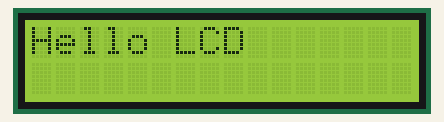
Recording of a sketch running on a simulated ESP32. Shown: 16×2 character LCD. What the sketch prints to the serial monitor is not drawn.

Above: at 0.5 s.
At 3.9 s:
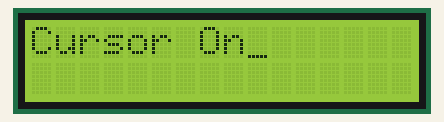
At 5.9 s:
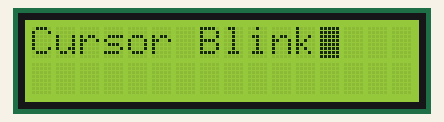
At 7.9 s:
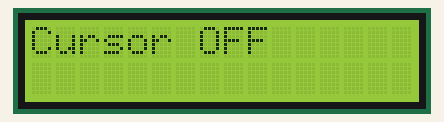
At 18.0 s:
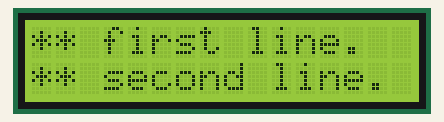
At 37.5 s:
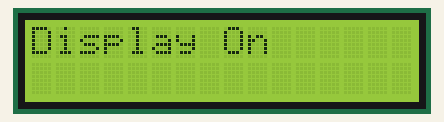

The sketch:

Arduino_ESP32_LCD16x2_I2C.ino
```cpp
/***********************************************************************
 * Project      :     Arduino_ESP32_LCD16x2_I2C
 * Description  :     LCD 6x2 I2C Test
 * Author       :     Tenergy Innovation Co., Ltd.
 * Date         :     14 Nov 2018
 * Revision     :     1.0
 * Rev1.0       :     Original
 * website      :     http://www.tenergyinnovation.co.th
 * Facebook     :     https://www.facebook.com/tenergy.innovation
 * Email        :     uten.boonliam@innovation.co.th
 * TEL          :     089-140-7205
 ***********************************************************************/

/**************************************/
/*         include library            */
/**************************************/
#include <Wire.h>
#include <LiquidCrystal_PCF8574.h>

/**************************************/
/*        object define               */
/**************************************/
LiquidCrystal_PCF8574 lcd(0x27);  // set the LCD address to 0x27 for a 16 chars and 2 line display


/**************************************/
/*        Global variable define      */
/**************************************/
int show;


 /***********************************************************************
 * FUNCTION:    setup
 * DESCRIPTION: setup process
 * PARAMETERS:  nothing
 * RETURNED:    nothing
 ***********************************************************************/
void setup()
{
  int error;

  Serial.begin(9600);
  Serial.println("************************************************");
  Serial.println("Project      :  Arduino_ESP32_LCD16x2_I2C");
  Serial.println("Author       :  Tenergy Innovation Co., Ltd.");
  Serial.println("Date         :  14 Nov 2018");
  Serial.println("website      :  http://www.tenergyinnovation.co.th");
  Serial.println("Email        :  uten.boonliam@innovation.co.th");
  Serial.println("TEL          :  089-140-7205");
  Serial.println("************************************************");

  while (! Serial);

  Serial.println("Dose: check for LCD");

  // See http://playground.arduino.cc/Main/I2cScanner
  Wire.begin();
  Wire.beginTransmission(0x27);
  error = Wire.endTransmission();
  Serial.print("Error: ");
  Serial.print(error);

  if (error == 0) {
    Serial.println(": LCD found.");

  } else {
    Serial.println(": LCD not found.");
  } // if

  lcd.begin(16, 2); // initialize the lcd
  show = 0;
} // setup()

 /***********************************************************************
 * FUNCTION:    loop
 * DESCRIPTION: loop process
 * PARAMETERS:  nothing
 * RETURNED:    nothing
 ***********************************************************************/
void loop()
{
  if (show == 0) {
    lcd.setBacklight(255);
    lcd.home(); lcd.clear();
    lcd.print("Hello LCD");
    delay(1000);

    lcd.setBacklight(0);
    delay(400);
    lcd.setBacklight(255);

  } else if (show == 1) {
    lcd.clear();
    lcd.print("Cursor On");
    lcd.cursor();

  } else if (show == 2) {
    lcd.clear();
    lcd.print("Cursor Blink");
    lcd.blink();

  } else if (show == 3) {
    lcd.clear();
    lcd.print("Cursor OFF");
    lcd.noBlink();
    lcd.noCursor();

  } else if (show == 4) {
    lcd.clear();
    lcd.print("Display Off");
    lcd.noDisplay();

  } else if (show == 5) {
    lcd.clear();
    lcd.print("Display On");
    lcd.display();

  } else if (show == 7) {
    lcd.clear();
    lcd.setCursor(0, 0);
    lcd.print("*** first line.");
    lcd.setCursor(0, 1);
    lcd.print("*** second line.");

  } else if (show == 8) {
    lcd.scrollDisplayLeft();
  } else if (show == 9) {
    lcd.scrollDisplayLeft();
  } else if (show == 10) {
    lcd.scrollDisplayLeft();
  } else if (show == 11) {
    lcd.scrollDisplayRight();
  } // if

  delay(2000);
  show = (show + 1) % 12;
} // loop()
```

Measured:
- what the display in image 1 shows lasts 2.0 s, from 3.8 s to 5.8 s
